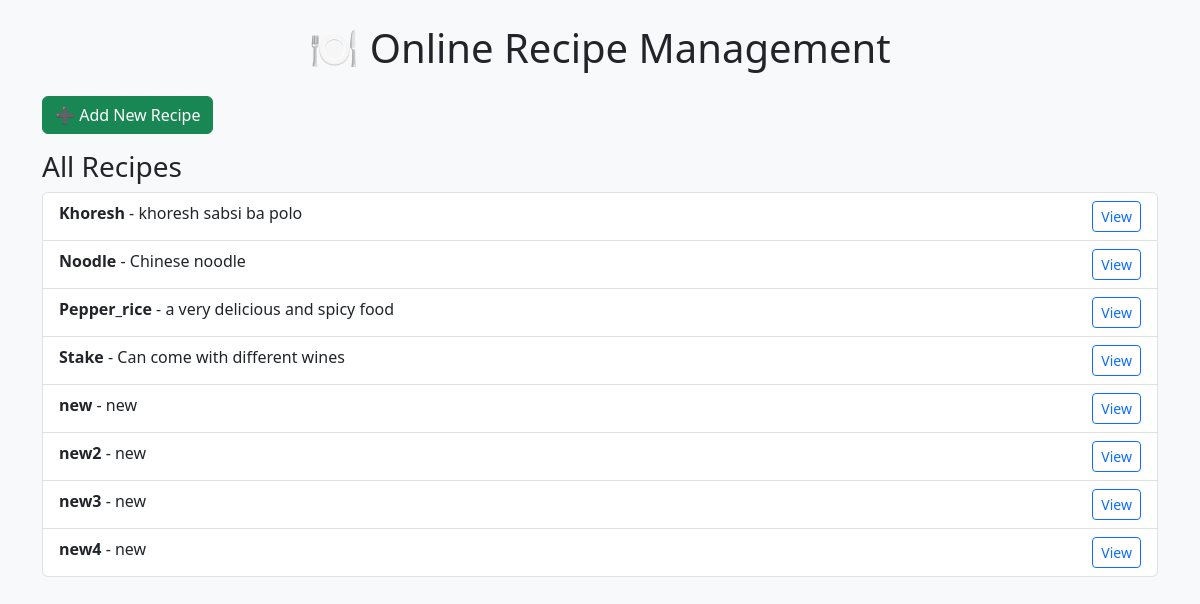
Before: /recipe-list/ with the older database file.
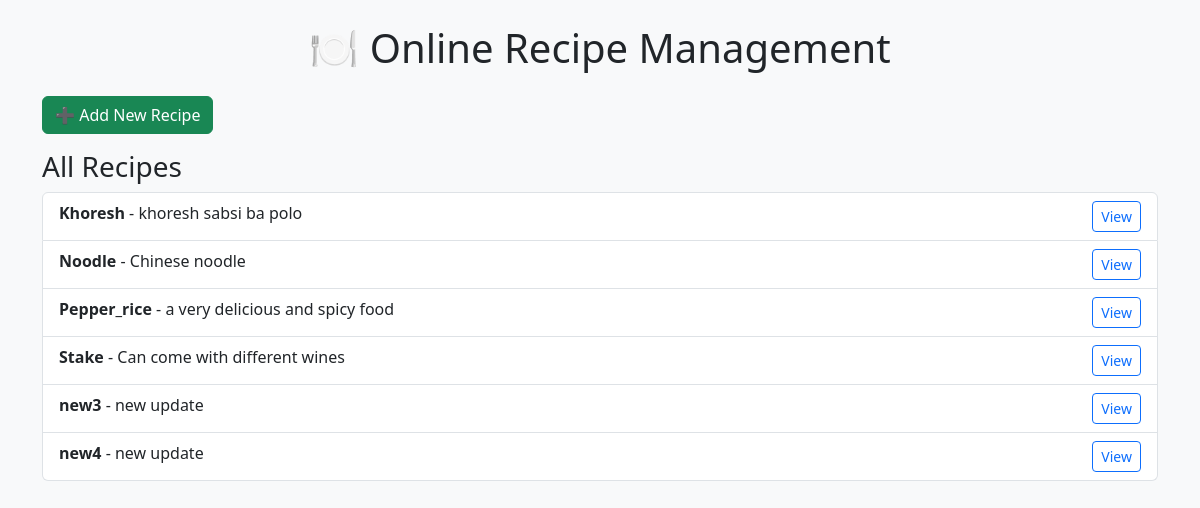
After: the same page with the newer database file.
### recipe/models.py (models this page shows, shortened)
class Recipe(models.Model):
    DIFFICULTY_CHOICES = [
        ('Easy', 'Easy'),
        ('Medium', 'Medium'),
        ('Hard', 'Hard'),
        ]
    title = models.CharField(max_length=50)
    description = models.TextField()
    instructions = models.TextField()
    preparation_time = models.CharField(max_length=50)
    cooking_time = models.CharField(max_length=50)
    difficulty_level = models.CharField(max_length=50, choices=DIFFICULTY_CHOICES)
    category = models.ManyToManyField('Category', related_name= 'recipe_category')
    ingredients = models.ManyToManyField('Ingredients', related_name= 'recipe_ingredients')

### recipe/views.py (the view)
# urls.py: path('recipe-list/', RecipeListView, name= 'recipe_list'),
def RecipeListView(request):
    recipes = Recipe.objects.all()
    return render(request, 'recipe_list.html', {'recipes': recipes})

### templates/recipe_list.html (shortened to what this page needs)
{% extends 'base.html' %}
{% block content %}
<a class="btn btn-success mb-3" href="{% url 'recipe_form' %}">➕ Add New Recipe</a>
<h3>All Recipes</h3>
<ul class="list-group">
    {% for recipe in recipes %}
        <li class="list-group-item d-flex justify-content-between">
            <div>
                <strong>{{ recipe.title }}</strong> - {{ recipe.description|truncatechars:80 }}
            </div>
            <a class="btn btn-sm btn-outline-primary" href="{% url 'recipe_details' recipe.pk %}">View</a>
        </li>
    {% empty %}
        <li class="list-group-item">No recipes found.</li>
    {% endfor %}
</ul>
{% endblock %}

### templates/base.html (shortened to what this page needs)
<!DOCTYPE html>
<html>
<head>
    <link rel="stylesheet" href="https://cdn.jsdelivr.net/npm/bootstrap@5.3.0/dist/css/bootstrap.min.css">
</head>
<body class="bg-light">
    <div class="container mt-4">
        <h1 class="mb-4 text-center">🍽️ Online Recipe Management</h1>
        {% block content %}
        {% endblock %}
    </div>
</body>
</html>

Changed rows visible on the page:
removed Recipe: title "new", description "new"
removed Recipe: title "new2", description "new"
changed Recipe "new3": description "new" → "new update"
changed Recipe "new4": description "new" → "new update"
